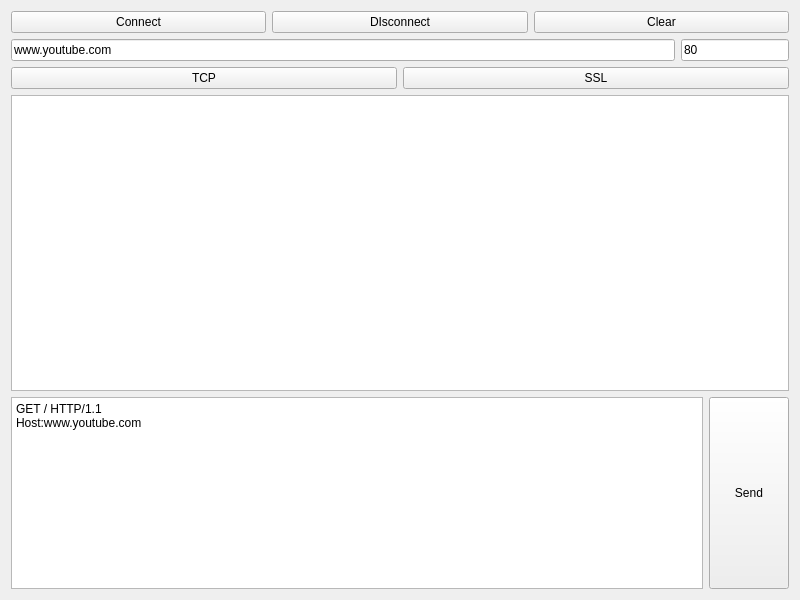
<?xml version="1.0" encoding="UTF-8"?>
<ui version="4.0">
 <class>Widget</class>
 <widget class="QWidget" name="Widget">
  <property name="geometry">
   <rect>
    <x>0</x>
    <y>0</y>
    <width>800</width>
    <height>600</height>
   </rect>
  </property>
  <property name="windowTitle">
   <string>Webclient</string>
  </property>
  <layout class="QGridLayout" name="gridLayout">
   <item row="0" column="0">
    <layout class="QVBoxLayout" name="verticalLayout">
     <item>
      <layout class="QHBoxLayout" name="horizontalLayout_4">
       <item>
        <widget class="QPushButton" name="pbConnect">
         <property name="text">
          <string>Connect</string>
         </property>
        </widget>
       </item>
       <item>
        <widget class="QPushButton" name="pbDisconnect">
         <property name="text">
          <string>DIsconnect</string>
         </property>
        </widget>
       </item>
       <item>
        <widget class="QPushButton" name="pbClear">
         <property name="text">
          <string>Clear</string>
         </property>
        </widget>
       </item>
      </layout>
     </item>
     <item>
      <layout class="QHBoxLayout" name="horizontalLayout_3">
       <item>
        <widget class="QLineEdit" name="leHost">
         <property name="text">
          <string>www.youtube.com</string>
         </property>
        </widget>
       </item>
       <item>
        <widget class="QLineEdit" name="lePort">
         <property name="sizePolicy">
          <sizepolicy hsizetype="Minimum" vsizetype="Fixed">
           <horstretch>0</horstretch>
           <verstretch>0</verstretch>
          </sizepolicy>
         </property>
         <property name="text">
          <string>80</string>
         </property>
        </widget>
       </item>
      </layout>
     </item>
     <item>
      <layout class="QHBoxLayout" name="horizontalLayout_2">
       <item>
        <widget class="QPushButton" name="pbTCP">
         <property name="text">
          <string>TCP</string>
         </property>
        </widget>
       </item>
       <item>
        <widget class="QPushButton" name="pbSSL">
         <property name="text">
          <string>SSL</string>
         </property>
        </widget>
       </item>
      </layout>
     </item>
     <item>
      <widget class="QPlainTextEdit" name="pteMessage"/>
     </item>
     <item>
      <layout class="QHBoxLayout" name="horizontalLayout">
       <item>
        <widget class="QPlainTextEdit" name="pteSend">
         <property name="sizePolicy">
          <sizepolicy hsizetype="Expanding" vsizetype="Minimum">
           <horstretch>0</horstretch>
           <verstretch>0</verstretch>
          </sizepolicy>
         </property>
         <property name="plainText">
          <string>GET / HTTP/1.1
Host:www.youtube.com

</string>
         </property>
        </widget>
       </item>
       <item>
        <widget class="QPushButton" name="pbSend">
         <property name="sizePolicy">
          <sizepolicy hsizetype="Minimum" vsizetype="Minimum">
           <horstretch>0</horstretch>
           <verstretch>0</verstretch>
          </sizepolicy>
         </property>
         <property name="text">
          <string>Send</string>
         </property>
        </widget>
       </item>
      </layout>
     </item>
    </layout>
   </item>
  </layout>
 </widget>
 <resources/>
 <connections/>
</ui>
